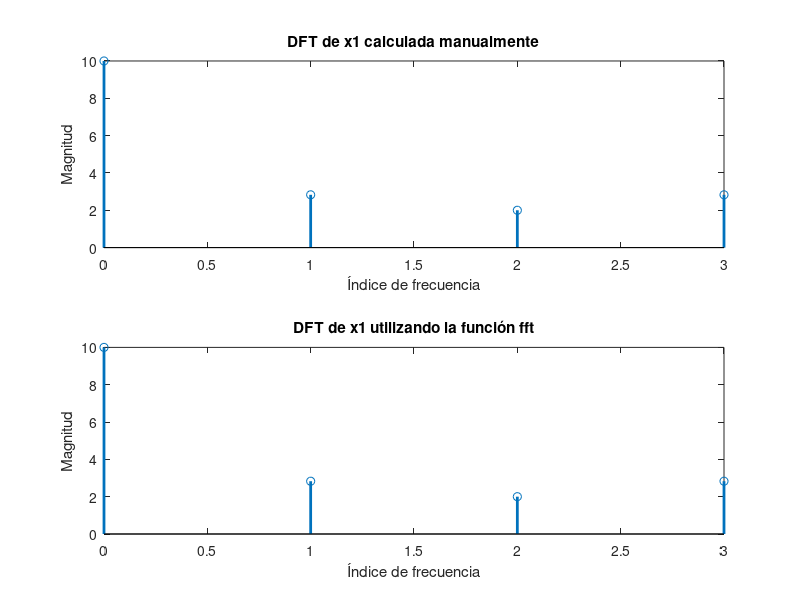

This chart was generated by the following MATLAB code:

% Definir los vectores x1 e y
x1 = [1 2 3 4];
y = [0 0 0 0];

% Calcular la longitud de x1
N = length(x1);

% Inicializar la matriz x2
x2 = zeros(N, N);

% Calcular la DFT utilizando dos bucles anidados
for k = 0:N-1
    for n = 0:N-1
        W = exp(-1i*2*pi*k*n/N);
        x2(k+1, n+1) = W;
    end
end

% Calcular la DFT de x1
Y = x2*x1';

% Graficar la DFT de x1
subplot(2, 1, 1);
stem(0:N-1, abs(Y), 'LineWidth', 2);
title('DFT de x1 calculada manualmente');
xlabel('Índice de frecuencia');
ylabel('Magnitud');

% Calcular la DFT de x1 utilizando la función fft de MATLAB
subplot(2, 1, 2);
stem(0:N-1, abs(fft(x1)), 'LineWidth', 2);
title('DFT de x1 utilizando la función fft');
xlabel('Índice de frecuencia');
ylabel('Magnitud');